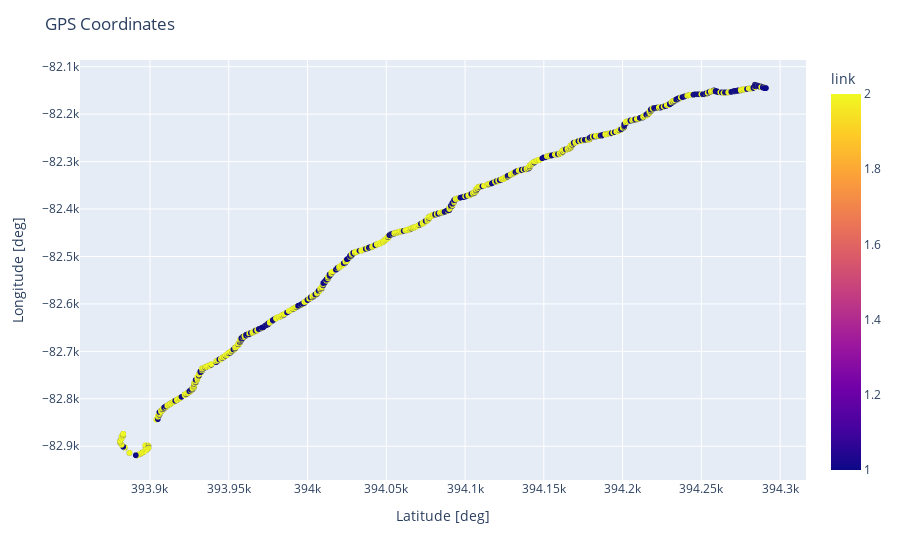

This figure's notebook cell:
### Markdown cell above
## Plot GNSS coordinates

### Code cell
# Get rid of all invalid GPS coordinates
log = log[log["lat[deg/10000]"] != 0]

# Plot 2D GPS coordinates
pos2d = px.scatter(log, x = log["lat[deg/10000]"], y = log["lon[deg/10000]"], color = log['link'])
pos2d.update_layout(title='GPS Coordinates', xaxis_title='Latitude [deg]', yaxis_title='Longitude [deg]')
pos2d.show()

### Figure 1 — Plotly figure (JSON) as saved in the notebook; plotly's stock layout.template omitted (floating-point values rounded to 4 significant figures; data arrays with more than 128 entries replaced by an {"elided": "..."} marker saying what was removed)
{"data": [{"hovertemplate": "lat[deg/10000]=%{x}<br>lon[deg/10000]=%{y}<br>link=%{marker.color}<extra></extra>", "legendgroup": "", "marker": {"color": {"elided": "5808 int values"}, "coloraxis": "coloraxis", "symbol": "circle"}, "mode": "markers", "name": "", "showlegend": false, "type": "scattergl", "x": {"elided": "5808 int values"}, "xaxis": "x", "y": {"elided": "5808 int values"}, "yaxis": "y"}], "layout": {"coloraxis": {"colorbar": {"title": {"text": "link"}}, "colorscale": [[0, "#0d0887"], [0.1111, "#46039f"], [0.2222, "#7201a8"], [0.3333, "#9c179e"], [0.4444, "#bd3786"], [0.5556, "#d8576b"], [0.6667, "#ed7953"], [0.7778, "#fb9f3a"], [0.8889, "#fdca26"], [1, "#f0f921"]]}, "legend": {"tracegroupgap": 0}, "margin": {"t": 60}, "title": {"text": "GPS Coordinates"}, "xaxis": {"anchor": "y", "domain": [0, 1], "title": {"text": "Latitude [deg]"}}, "yaxis": {"anchor": "x", "domain": [0, 1], "title": {"text": "Longitude [deg]"}}}}
